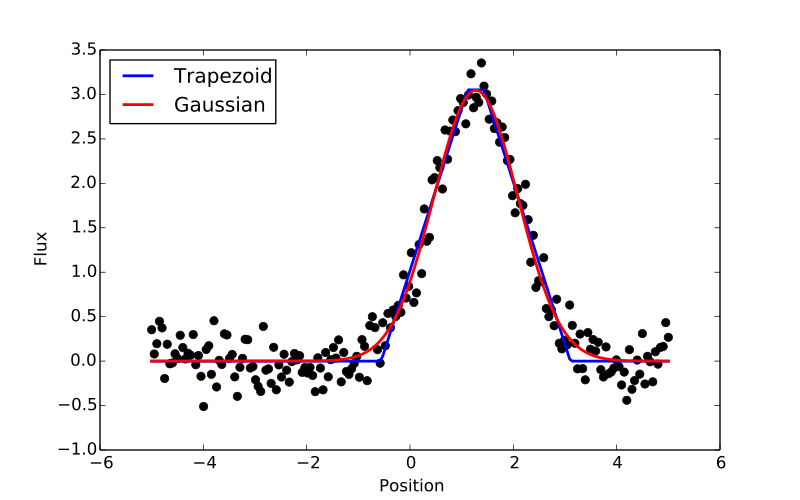

Reproduce this figure in Python.
import numpy as np
from astropy.modeling import models, fitting

# Generate fake data
np.random.seed(0)
x = np.linspace(-5., 5., 200)
y = 3 * np.exp(-0.5 * (x - 1.3)**2 / 0.8**2)
y += np.random.normal(0., 0.2, x.shape)

# Fit the data using a box model
t_init = models.Trapezoid1D(amplitude=1., x_0=0., width=1., slope=0.5)
fit_t = fitting.LevMarLSQFitter()
t = fit_t(t_init, x, y)

# Fit the data using a Gaussian
g_init = models.Gaussian1D(amplitude=1., mean=0, stddev=1.)
fit_g = fitting.LevMarLSQFitter()
g = fit_g(g_init, x, y)

# Plot the data with the best-fit model
plt.figure(figsize=(8,5))
plt.plot(x, y, 'ko')
plt.plot(x, t(x), 'b-', lw=2, label='Trapezoid')
plt.plot(x, g(x), 'r-', lw=2, label='Gaussian')
plt.xlabel('Position')
plt.ylabel('Flux')
plt.legend(loc=2)
